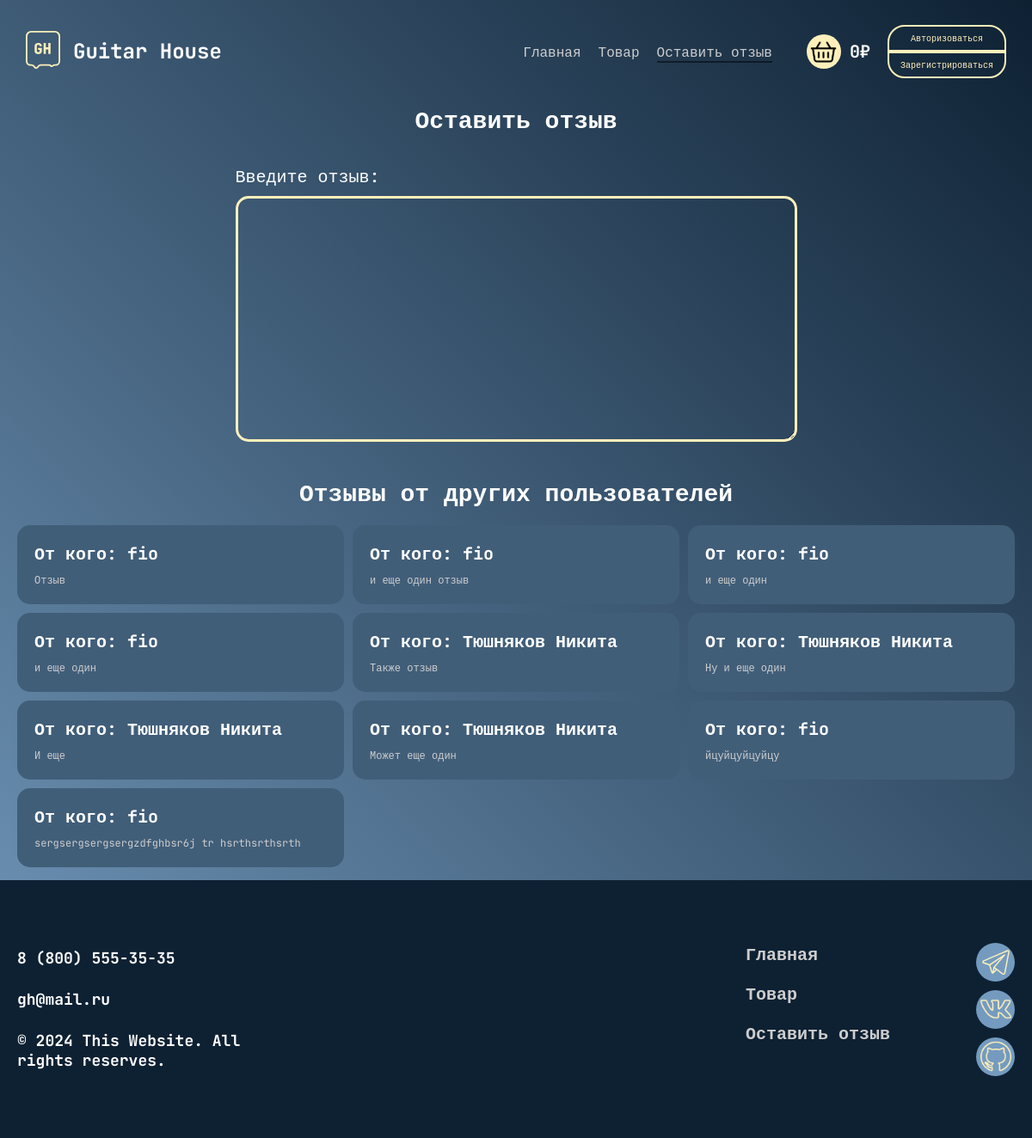
The app's page /contact with its own data.
### data/feedbacks.py (models this page shows)
class Feedback(SqlAlchemyBase, UserMixin, SerializerMixin):
    __tablename__ = 'feedbacks'
    id = sqlalchemy.Column(sqlalchemy.Integer,
                           primary_key=True, autoincrement=True)
    text = sqlalchemy.Column(sqlalchemy.String,
                                    default="NULL")
    date = sqlalchemy.Column(sqlalchemy.DateTime,
                             default=datetime.datetime.now)
    user_id = sqlalchemy.Column(sqlalchemy.Integer,
                                sqlalchemy.ForeignKey("users.id"))
    user = orm.relationship('User')

### data/users.py (models this page shows, shortened)
class User(SqlAlchemyBase, UserMixin, SerializerMixin):
    __tablename__ = 'users'
    id = sqlalchemy.Column(
        sqlalchemy.Integer,
        primary_key=True,
        autoincrement=True
    )
    email = sqlalchemy.Column(
        sqlalchemy.String,
        index=True,
        unique=True,
    )
    full_name = sqlalchemy.Column(sqlalchemy.String)
    age = sqlalchemy.Column(sqlalchemy.Integer)
    birthday = sqlalchemy.Column(
        sqlalchemy.DateTime,
        default=datetime.datetime.now
    )
    hashed_password = sqlalchemy.Column(sqlalchemy.String)
    product = orm.relationship("Product", back_populates='user')
    feedback = orm.relationship("Feedback", back_populates='user')
    cart = orm.relationship("Cart", back_populates='user')

### main.py (the view, shortened to what this page needs)
@app.route('/contact', methods=['GET', 'POST'])
def contact():
    form = FeedbackForm()
    db_sess = db_session.create_session()
    summary = 0
    try:
        sum_price = db_sess.query(Cart.price).filter(Cart.user_id == current_user.id)
        for i in sum_price:
            summary += i[0]
    except AttributeError:
        summary = 0
    feedback = db_sess.query(Feedback).all()
    return render_template(
        'contact.html',
        title='Guitar House / Контакты',
        css=url_for('static', filename='css/contact.css'),
        js=url_for('static', filename='js/main.js'),
        form=form,
        feedback=feedback,
        sum_price=summary
    )

### forms/feedback.py
class FeedbackForm(FlaskForm):
    text = TextAreaField("Введите отзыв: ", validators=[DataRequired()])
    submit = SubmitField('Оставить отзыв')

### data/db_session.py (called while the page is built)
def create_session() -> Session:
    global __factory
    return __factory()

### templates/contact.html (shortened to what this page needs)
{% extends "base.html" %}
{% block content %}
<main>
  <section class="leave-feedback">
    <article>
      <h1>Оставить отзыв</h1>
    </article>
    <div class="container">
      <form action="/contact" method="post">
        <div>
          {{ form.text.label }}
          {{ form.text(cols="50", rows="10") }}
        </div>
      </form>
    </div>
  </section>
  <section class="feedbacks">
    <div class="container">
      <div class="feedbacks__wraper">
        <article>
          <h1>Отзывы от других пользователей</h1>
        </article>
        <div class="feedbacks__items">
          {% for item in feedback %}
            <div class="item{{item.id}} item">
              <h3>От кого: {{ item.user.full_name }} </h3>
              <p>
                {{ item.text }}
              </p>
            </div>
          {% else %}
            <h1 class="no-feedback">Отзывов пока что нет</h1>
          {% endfor %}
        </div>
      </div>
    </div>
  </section>
</main>
{% endblock %}

### static/css/contact.css (style rules this page uses)
:root { --index: calc(1vh + 1vw); --yellow: #FFF0BB; --white: #FFFFFF; --grey: #CDCDCD; --body-background: linear-gradient(45deg, rgb(116, 155, 191), rgb(14, 33, 51)); --light-blue: rgb(116, 155, 191); --dark-blue: rgb(14, 33, 51); }
* { margin: 0; padding: 0; -webkit-box-sizing: border-box; box-sizing: border-box; }
*::after, *::before { -webkit-box-sizing: inherit; box-sizing: inherit; }
body { font-family: "JetBrains Mono", monospace; font-weight: 400; font-size: 16px; background: var(--body-background); background-attachment: fixed; overflow-x: hidden; }
.container { max-width: 1440px; margin: 15px auto; padding-inline: 20px; }
main .leave-feedback { display: -webkit-box; display: -ms-flexbox; display: flex; -webkit-box-orient: vertical; -webkit-box-direction: normal; -ms-flex-direction: column; flex-direction: column; gap: 20px; }
main .leave-feedback article h1 { text-align: center; font-size: 28px; font-weight: extrabold; line-height: auto; color: var(--white); }
main .leave-feedback .container form { width: 100%; display: -webkit-box; display: -ms-flexbox; display: flex; -webkit-box-orient: vertical; -webkit-box-direction: normal; -ms-flex-direction: column; flex-direction: column; gap: 10px; }
main .leave-feedback .container form div { display: -webkit-box; display: -ms-flexbox; display: flex; -webkit-box-orient: vertical; -webkit-box-direction: normal; -ms-flex-direction: column; flex-direction: column; gap: 10px; }
main .leave-feedback .container form div label { font-size: 20px; font-weight: medium; line-height: auto; color: var(--white); }
main .leave-feedback .container form div textarea { width: 100%; background: transparent; color: var(--yellow); padding: 10px 15px; border: 3px solid var(--yellow); border-radius: 15px; font-size: 20px; cursor: pointer; font-family: "JetBrains Mono", monospace; outline: none; cursor: text; -webkit-transition: all 0.2s; transition: all 0.2s; }
main .leave-feedback .container form div textarea::placeholder { color: var(--yellow); }
main .feedbacks .container .feedbacks__wraper article { margin-bottom: 20px; }
main .feedbacks .container .feedbacks__wraper article h1 { text-align: center; font-size: 28px; font-weight: extrabold; line-height: auto; color: var(--white); }
main .feedbacks .container .feedbacks__wraper .feedbacks__items { display: -ms-grid; display: grid; grid-template-columns: repeat(auto-fit, minmax(300px, 1fr)); gap: 10px; }
main .feedbacks .container .feedbacks__wraper .feedbacks__items .item { background-color: color-mix(in srgb, var(--light-blue), var(--dark-blue)); padding: 20px; display: -webkit-box; display: -ms-flexbox; display: flex; -webkit-box-orient: vertical; -webkit-box-direction: normal; -ms-flex-direction: column; flex-direction: column; gap: 10px; border-radius: 15px; overflow: hidden; }
main .feedbacks .container .feedbacks__wraper .feedbacks__items .item h3 { font-size: calc(var(--index) * 1); font-weight: extrabold; line-height: auto; color: var(--white); }
main .feedbacks .container .feedbacks__wraper .feedbacks__items .item p { font-size: calc(var(--index) * 0.6); font-weight: extrabold; line-height: auto; color: var(--grey); }

### records on screen
Feedback: user.full_name "fio", text "Отзыв"
Feedback: user.full_name "fio", text "и еще один отзыв"
Feedback: user.full_name "fio", text "и еще один"
Feedback: user.full_name "fio", text "и еще один"
Feedback: user.full_name "Тюшняков Никита", text "Также отзыв"
Feedback: user.full_name "Тюшняков Никита", text "Ну и еще один"
Feedback: user.full_name "Тюшняков Никита", text "И еще"
Feedback: user.full_name "Тюшняков Никита", text "Может еще один"
Feedback: user.full_name "fio", text "йцуйцуйцуйцу"
Feedback: user.full_name "fio", text "sergsergsergsergzdfghbsr6j tr hsrthsrthsrth"

### other values on screen
{{ sum_price }} "0"
